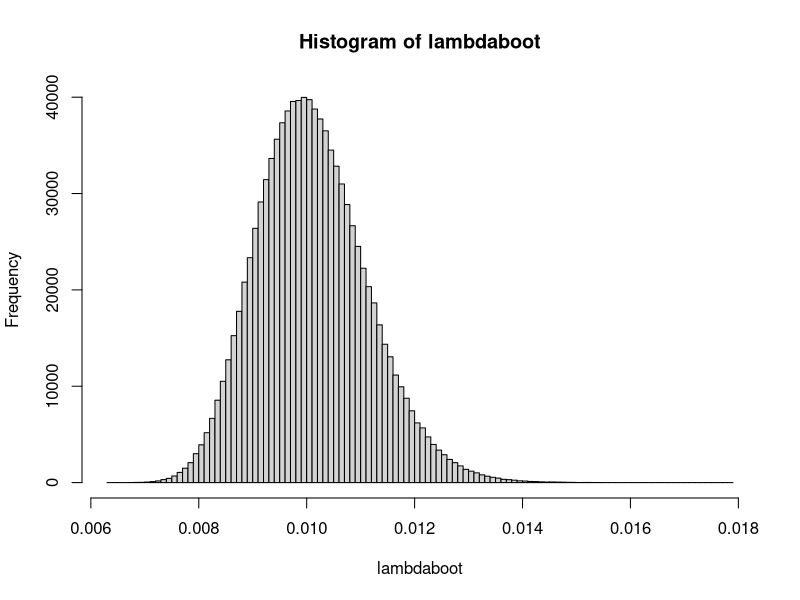

This figure's R source: (Note: this script raises an error after producing the figure.)
#Lecture 29 R code
lambda <-  3
n <-  100
x <-  rep(n, lambda)

lambdaMLE <-  1/mean(x)

B <-  1e6
lambdaboot <-  rep(NA, B)

for (i in 1:B) {
  xboot = rexp(n, lambdaMLE)
  lambdaboot[i]= 1/mean(xboot)
}


head(lambdaboot)
head(lambdaMLE)
hist(lambdaboot, 100)
class(lambdaboot)
ub <- quantile(lambdaboot, 0.975)
lb <- quantile(lambdaboot, 0.025)


lambdaboot.df <-  as.data.frame(lambdaboot)
ggplot(data = lambdaboot.df, mapping = aes(x= lambdaboot)) +
  geom_histogram(bins = 100)+
  labs(x= "MLE Estimates", y = "count")+
  geom_vline(xintercept = ub)+
  geom_vline(xintercept = lb)+
  theme_classic()
